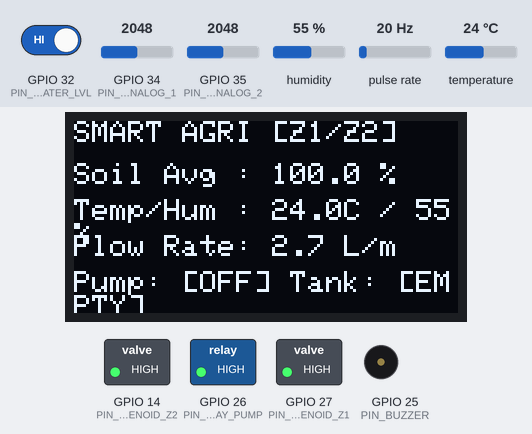
Bench run of a sketch on a simulated ESP32. Parts: 128×64 one-colour display, switched loads named in the sketch (green lamp = pin HIGH), buzzer (waves = sounding, pin HIGH). Wiring (inferred from the names in the program): pulse sensor: data GPIO 13. Inputs (shaded band) come from the test bench; at power-on: GPIO 32 (PIN_FLOAT_WATER_LVL) HIGH, GPIO 34 (PIN_SOIL_ANALOG_1) = 2048, pulse rate 20 Hz, GPIO 35 (PIN_SOIL_ANALOG_2) = 2048, humidity 55 %, temperature 24 °C. WiFi joins after 1.5 s; servers stay silent unless stated; the local clock reads 2024-03-15 10:24:30 at power-on unless the sketch sets it; EEPROM starts erased; no MQTT or app messages arrive unless stated; what the sketch prints to the serial monitor is not drawn.

Above: at 2.7 s.
2.8 s: GPIO 32 (PIN_FLOAT_WATER_LVL) driven LOW
At 5.9 s:
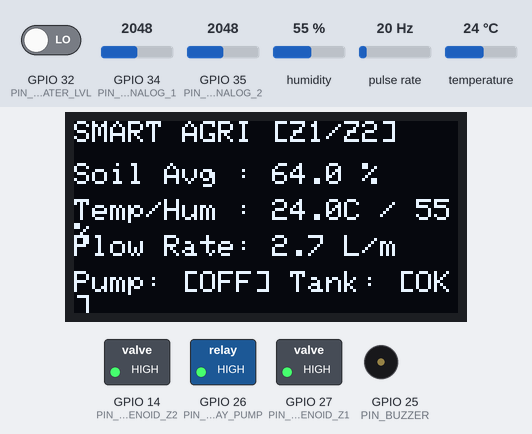
6.2 s: GPIO 34 (PIN_SOIL_ANALOG_1) set to 2905
At 8.7 s:
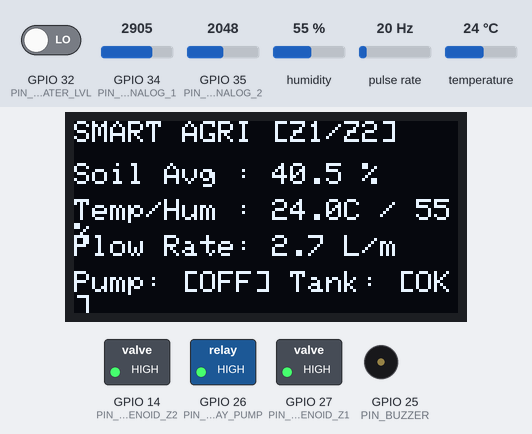
9.4 s: GPIO 34 (PIN_SOIL_ANALOG_1) set to 2948
At 17.2 s:
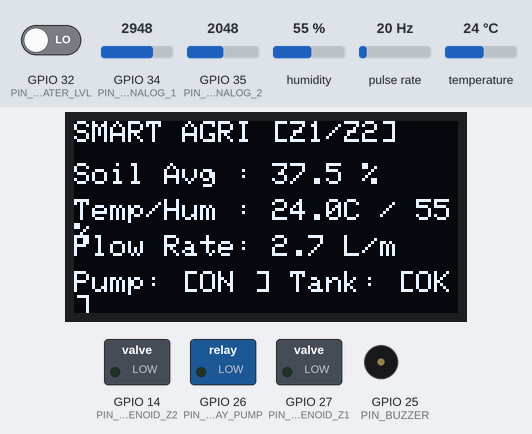
17.3 s: pulse rate (sensor on GPIO 13) set to 100 Hz
At 18.7 s:
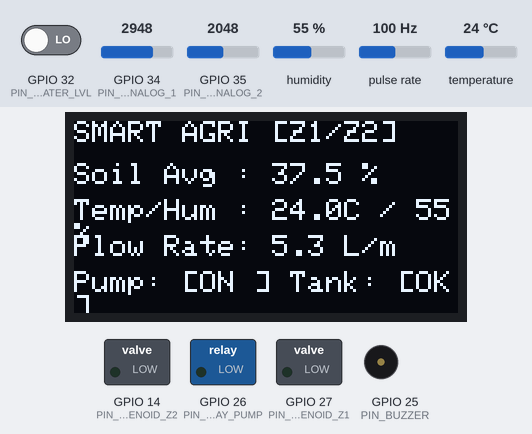
21.4 s: GPIO 34 (PIN_SOIL_ANALOG_1) set to 2054
At 22.9 s:
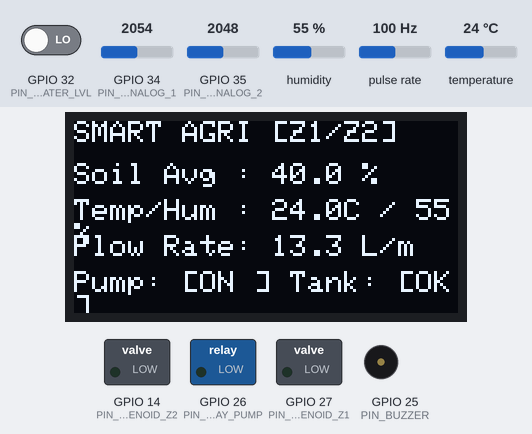
24.6 s: GPIO 34 (PIN_SOIL_ANALOG_1) set to 1954
At 26.6 s:
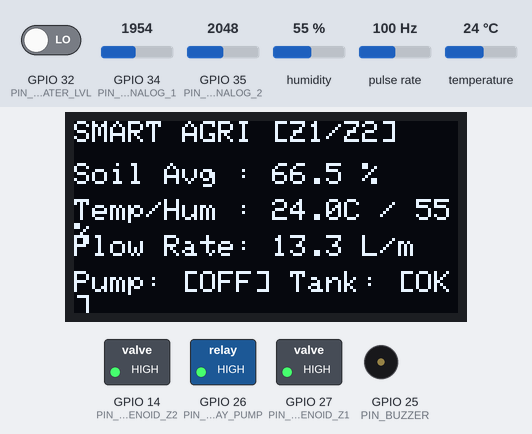
Timing chart, 0 to 27.2 s (numbered marks = the images above; inputs shaded):
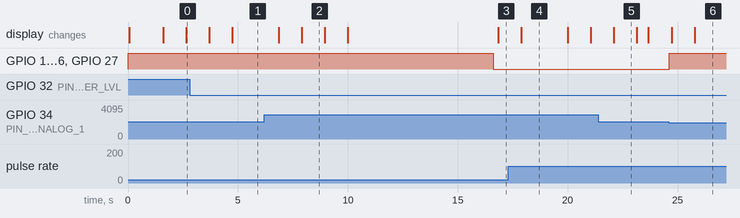

The sketch:

esp32-smart-agriculture-iot.ino
```cpp
// (licence header left out)
#include <WiFi.h>
#include <WiFiClient.h>
#include <PubSubClient.h>
#include <ArduinoJson.h>
#include <DHT.h>
#include <Wire.h>
#include <Adafruit_GFX.h>
#include <Adafruit_SSD1306.h>
#include <Preferences.h>
#include <ArduinoOTA.h>
#include <time.h>

// --- PIN DEFINITIONS ---
#define PIN_SOIL_ANALOG_1 34 // Capacitive Moisture Sensor Zone 1
#define PIN_SOIL_ANALOG_2 35 // Capacitive Moisture Sensor Zone 2 (Redundancy)
#define PIN_DHT 4 // AM2302 (DHT22) Environment Sensor
#define PIN_RELAY_PUMP 26 // Main Submersible Pump Relay (Active LOW)
#define PIN_SOLENOID_Z1 27 // Solenoid Valve Zone 1
#define PIN_SOLENOID_Z2 14 // Solenoid Valve Zone 2
#define PIN_FLOW_SENSOR 13 // Water Flow Pulse Sensor (Hall Effect)
#define PIN_FLOAT_WATER_LVL 32 // Water Tank Low Float Switch (Emergency Cutoff)
#define PIN_BUZZER 25 // Alarm Piezo Buzzer
#define PIN_BTN_MANUAL 33 // Hardware Manual Pushbutton Override

#define OLED_SDA 21
#define OLED_SCL 22
#define SCREEN_WIDTH 128
#define SCREEN_HEIGHT 64
#define OLED_RESET -1

// --- CONSTANTS & CONFIGURATION ---
#define DHTTYPE DHT22
#define NTP_SERVER "pool.ntp.org"
#define GMT_OFFSET_SEC 25200 // UTC+7 (WIB)
#define DAYLIGHT_OFFSET_SEC 0

const char* DEFAULT_SSID = "YOUR_WIFI_SSID";
const char* DEFAULT_PASS = "YOUR_WIFI_PASSWORD";
const char* DEFAULT_MQTT_SERVER = "broker.hivemq.com";
const int DEFAULT_MQTT_PORT = 1883;
const char* MQTT_CLIENT_ID = "ESP32-Agri-Node01";
const char* TOPIC_TELEMETRY = "iot/agriculture/node_01/telemetry";
const char* TOPIC_STATUS = "iot/agriculture/node_01/status";
const char* TOPIC_COMMAND = "iot/agriculture/node_01/control";
const char* TOPIC_CONFIG = "iot/agriculture/node_01/config";

// --- DATA STRUCTURES ---
struct SensorData {
 float soilMoisture1;
 float soilMoisture2;
 float soilMoistureAvg;
 float temperature;
 float humidity;
 float heatIndex;
 float waterFlowRateLPM;
 float totalWaterUsedLiters;
 bool isTankEmpty;
 bool isPumpRunning;
 bool manualOverride;
 char timestamp[32];
};

struct SystemConfig {
 float dryCalibrationVal;
 float wetCalibrationVal;
 float moistureThresholdLow;
 float moistureThresholdHigh;
 int maxWateringDurationSec;
 int telemetryIntervalSec;
 bool autoIrrigationEnabled;
};

// --- GLOBAL OBJECTS ---
WiFiClient espClient;
PubSubClient mqttClient(espClient);
DHT dht(PIN_DHT, DHTTYPE);
Adafruit_SSD1306 display(SCREEN_WIDTH, SCREEN_HEIGHT, &Wire, OLED_RESET);
Preferences preferences;

QueueHandle_t sensorQueue;
SemaphoreHandle_t configMutex;

volatile unsigned long pulseCount = 0;
unsigned long lastFlowCalculation = 0;
SensorData currentMetrics;
SystemConfig activeConfig;

// Simple 1D Kalman Filter for Analog Soil Sensor Noise Reduction
class KalmanFilter {
private:
 float err_measure;
 float err_estimate;
 float q;
 float current_estimate;
 float last_estimate;
 float kalman_gain;
public:
 KalmanFilter(float mea_e, float est_e, float q_val) {
 err_measure = mea_e;
 err_estimate = est_e;
 q = q_val;
 current_estimate = 0.0;
 last_estimate = 0.0;
 }
 float updateEstimate(float mea) {
 kalman_gain = err_estimate / (err_estimate + err_measure);
 current_estimate = last_estimate + kalman_gain * (mea - last_estimate);
 err_estimate = (1.0 - kalman_gain) * err_estimate + fabs(last_estimate - current_estimate) * q;
 last_estimate = current_estimate;
 return current_estimate;
 }
};

KalmanFilter kfSoil1(2.0, 2.0, 0.05);
KalmanFilter kfSoil2(2.0, 2.0, 0.05);

// --- INTERRUPT SERVICE ROUTINES ---
void IRAM_ATTR flowPulseISR() {
 pulseCount++;
}

// --- HARDWARE ACTUATION ---
void setPumpState(bool state) {
 if (state && currentMetrics.isTankEmpty) {
 Serial.println("[FAILSAFE ERROR] Cannot start pump: Water reservoir is EMPTY!");
 digitalWrite(PIN_RELAY_PUMP, HIGH); // OFF
 currentMetrics.isPumpRunning = false;
 digitalWrite(PIN_BUZZER, HIGH);
 delay(100);
 digitalWrite(PIN_BUZZER, LOW);
 return;
 }
 currentMetrics.isPumpRunning = state;
 digitalWrite(PIN_RELAY_PUMP, state ? LOW : HIGH);
 Serial.printf("[ACTUATOR] Main Irrigation Pump -> %s\n", state ? "ACTIVE (ON)" : "STANDBY (OFF)");
}

void setZoneValves(bool z1, bool z2) {
 digitalWrite(PIN_SOLENOID_Z1, z1 ? LOW : HIGH);
 digitalWrite(PIN_SOLENOID_Z2, z2 ? LOW : HIGH);
 Serial.printf("[ACTUATOR] Zone Valves updated -> Z1: %s | Z2: %s\n", z1 ? "OPEN" : "CLOSED", z2 ? "OPEN" : "CLOSED");
}

// --- STORAGE (NVS PREFERENCES) ---
void loadPersistentConfig() {
 preferences.begin("agri_cfg", false);
 activeConfig.dryCalibrationVal = preferences.getFloat("dry_val", 3150.0);
 activeConfig.wetCalibrationVal = preferences.getFloat("wet_val", 1450.0);
 activeConfig.moistureThresholdLow = preferences.getFloat("th_low", 38.0);
 activeConfig.moistureThresholdHigh = preferences.getFloat("th_high", 65.0);
 activeConfig.maxWateringDurationSec= preferences.getInt("max_sec", 120);
 activeConfig.telemetryIntervalSec = preferences.getInt("tel_sec", 10);
 activeConfig.autoIrrigationEnabled = preferences.getBool("auto_en", true);
 preferences.end();
 Serial.println("[NVS] Loaded active system thresholds from flash.");
}

void savePersistentConfig() {
 preferences.begin("agri_cfg", false);
 preferences.putFloat("dry_val", activeConfig.dryCalibrationVal);
 preferences.putFloat("wet_val", activeConfig.wetCalibrationVal);
 preferences.putFloat("th_low", activeConfig.moistureThresholdLow);
 preferences.putFloat("th_high", activeConfig.moistureThresholdHigh);
 preferences.putInt("max_sec", activeConfig.maxWateringDurationSec);
 preferences.putInt("tel_sec", activeConfig.telemetryIntervalSec);
 preferences.putBool("auto_en", activeConfig.autoIrrigationEnabled);
 preferences.end();
 Serial.println("[NVS] Saved configuration to non-volatile flash storage.");
}

// --- TIME & TIMESTAMP ---
void updateLocalTimestamp(char* buffer, size_t size) {
 struct tm timeinfo;
 if (!getLocalTime(&timeinfo)) {
 snprintf(buffer, size, "1970-01-01T00:00:00Z");
 return;
 }
 strftime(buffer, size, "%Y-%m-%dT%H:%M:%S", &timeinfo);
}

// --- MQTT COMMUNICATION ---
void mqttCallback(char* topic, byte* payload, unsigned int length) {
 String msg = "";
 for (unsigned int i = 0; i < length; i++) msg += (char)payload[i];
 Serial.printf("[MQTT RX] [%s] %s\n", topic, msg.c_str());

 StaticJsonDocument<512> doc;
 DeserializationError error = deserializeJson(doc, msg);

 if (String(topic) == TOPIC_COMMAND) {
 if (!error && doc.containsKey("pump")) {
 String state = doc["pump"].as<String>();
 if (state.equalsIgnoreCase("ON")) {
 currentMetrics.manualOverride = true;
 setZoneValves(true, true);
 setPumpState(true);
 } else if (state.equalsIgnoreCase("OFF")) {
 currentMetrics.manualOverride = false;
 setPumpState(false);
 setZoneValves(false, false);
 }
 }
 } else if (String(topic) == TOPIC_CONFIG && !error) {
 if (xSemaphoreTake(configMutex, pdMS_TO_TICKS(100))) {
 if (doc.containsKey("th_low")) activeConfig.moistureThresholdLow = doc["th_low"];
 if (doc.containsKey("th_high")) activeConfig.moistureThresholdHigh = doc["th_high"];
 if (doc.containsKey("auto_en")) activeConfig.autoIrrigationEnabled = doc["auto_en"];
 savePersistentConfig();
 xSemaphoreGive(configMutex);
 }
 }
}

void reconnectMQTT() {
 static unsigned long lastMqttRetry = 0;
 if (!mqttClient.connected() && (millis() - lastMqttRetry > 5000)) {
 lastMqttRetry = millis();
 Serial.print("[MQTT] Connecting to broker...");
 // Last Will & Testament (LWT) for offline detection
 if (mqttClient.connect(MQTT_CLIENT_ID, TOPIC_STATUS, 1, true, "{\"status\":\"OFFLINE\"}")) {
 Serial.println(" CONNECTED!");
 mqttClient.publish(TOPIC_STATUS, "{\"status\":\"ONLINE\"}", true);
 mqttClient.subscribe(TOPIC_COMMAND);
 mqttClient.subscribe(TOPIC_CONFIG);
 } else {
 Serial.printf(" FAILED (rc=%d)\n", mqttClient.state());
 }
 }
}

// --- FREERTOS TASK 1: SENSOR ACQUISITION & WATER IRRIGATION LOGIC (CORE 1) ---
void TaskSensorIrrigation(void *pvParameters) {
 TickType_t xLastWakeTime = xTaskGetTickCount();
 const TickType_t xFrequency = pdMS_TO_TICKS(1000); // 1 Hz execution

 unsigned long pumpStartTime = 0;

 for (;;) {
 vTaskDelayUntil(&xLastWakeTime, xFrequency);

 // 1. Raw Read Soil Moisture with Oversampling (16 samples per sensor)
 long raw1 = 0, raw2 = 0;
 for (int i = 0; i < 16; i++) {
 raw1 += analogRead(PIN_SOIL_ANALOG_1);
 raw2 += analogRead(PIN_SOIL_ANALOG_2);
 delayMicroseconds(250);
 }
 raw1 /= 16; raw2 /= 16;

 // Apply Kalman filter
 float kfRaw1 = kfSoil1.updateEstimate((float)raw1);
 float kfRaw2 = kfSoil2.updateEstimate((float)raw2);

 float p1 = map(kfRaw1, activeConfig.dryCalibrationVal, activeConfig.wetCalibrationVal, 0, 100);
 float p2 = map(kfRaw2, activeConfig.dryCalibrationVal, activeConfig.wetCalibrationVal, 0, 100);
 currentMetrics.soilMoisture1 = constrain(p1, 0.0, 100.0);
 currentMetrics.soilMoisture2 = constrain(p2, 0.0, 100.0);
 currentMetrics.soilMoistureAvg = (currentMetrics.soilMoisture1 + currentMetrics.soilMoisture2) / 2.0;

 // 2. Read Environment DHT22
 float t = dht.readTemperature();
 float h = dht.readHumidity();
 if (!isnan(t) && !isnan(h)) {
 currentMetrics.temperature = t;
 currentMetrics.humidity = h;
 currentMetrics.heatIndex = dht.computeHeatIndex(t, h, false);
 }

 // 3. Reservoir Level Float Switch
 currentMetrics.isTankEmpty = (digitalRead(PIN_FLOAT_WATER_LVL) == HIGH);

 // 4. Calculate Flow Rate (Liters/minute)
 unsigned long now = millis();
 if (now - lastFlowCalculation >= 1000) {
 float dt = (now - lastFlowCalculation) / 1000.0;
 currentMetrics.waterFlowRateLPM = (pulseCount / 7.5) / dt; // 7.5 pulses per liter
 currentMetrics.totalWaterUsedLiters += (pulseCount / 450.0);
 pulseCount = 0;
 lastFlowCalculation = now;
 }

 // 5. Closed-loop Automated Irrigation State Machine
 if (xSemaphoreTake(configMutex, pdMS_TO_TICKS(10))) {
 if (activeConfig.autoIrrigationEnabled && !currentMetrics.manualOverride) {
 if (currentMetrics.soilMoistureAvg < activeConfig.moistureThresholdLow && !currentMetrics.isPumpRunning) {
 if (!currentMetrics.isTankEmpty) {
 Serial.println("[AUTO] Soil moisture critically low. Starting irrigation cycle...");
 setZoneValves(true, true);
 setPumpState(true);
 pumpStartTime = millis();
 }
 } else if (currentMetrics.isPumpRunning) {
 // Stop conditions: Soil saturated OR max safety timeout reached OR reservoir empty
 bool isSaturated = currentMetrics.soilMoistureAvg >= activeConfig.moistureThresholdHigh;
 bool isTimedOut = (millis() - pumpStartTime) >= ((unsigned long)activeConfig.maxWateringDurationSec * 1000);

 if (isSaturated || isTimedOut || currentMetrics.isTankEmpty) {
 Serial.printf("[AUTO] Stopping pump: Saturated=%d, TimedOut=%d, TankEmpty=%d\n", isSaturated, isTimedOut, currentMetrics.isTankEmpty);
 setPumpState(false);
 setZoneValves(false, false);
 }
 }
 }
 xSemaphoreGive(configMutex);
 }

 updateLocalTimestamp(currentMetrics.timestamp, sizeof(currentMetrics.timestamp));
 }
}

// --- FREERTOS TASK 2: TELEMETRY & NETWORK DISPATCHER (CORE 0) ---
void TaskNetworkTelemetry(void *pvParameters) {
 unsigned long lastTelemetryPublish = 0;

 for (;;) {
 if (WiFi.status() == WL_CONNECTED) {
 reconnectMQTT();
 mqttClient.loop();
 ArduinoOTA.handle();

 unsigned long now = millis();
 if (now - lastTelemetryPublish >= ((unsigned long)activeConfig.telemetryIntervalSec * 1000)) {
 lastTelemetryPublish = now;

 StaticJsonDocument<512> payload;
 payload["device_id"] = MQTT_CLIENT_ID;
 payload["timestamp"] = currentMetrics.timestamp;
 payload["temperature"] = serialized(String(currentMetrics.temperature, 2));
 payload["humidity"] = serialized(String(currentMetrics.humidity, 2));
 payload["heat_index"] = serialized(String(currentMetrics.heatIndex, 2));
 payload["soil_z1"] = serialized(String(currentMetrics.soilMoisture1, 1));
 payload["soil_z2"] = serialized(String(currentMetrics.soilMoisture2, 1));
 payload["soil_avg"] = serialized(String(currentMetrics.soilMoistureAvg, 1));
 payload["flow_lpm"] = serialized(String(currentMetrics.waterFlowRateLPM, 2));
 payload["total_liters"] = serialized(String(currentMetrics.totalWaterUsedLiters, 2));
 payload["pump_active"] = currentMetrics.isPumpRunning;
 payload["tank_empty"] = currentMetrics.isTankEmpty;
 payload["mode"] = activeConfig.autoIrrigationEnabled ? "AUTO" : "MANUAL";
 payload["wifi_rssi"] = WiFi.RSSI();
 payload["free_heap"] = ESP.getFreeHeap();

 char buffer[512];
 serializeJson(payload, buffer);
 mqttClient.publish(TOPIC_TELEMETRY, buffer);
 Serial.printf("[TELEMETRY TX] %s\n", buffer);
 }
 }
 vTaskDelay(pdMS_TO_TICKS(100));
 }
}

// --- OLED DISPLAY RENDERER ---
void updateOLEDDisplay() {
 display.clearDisplay();
 display.setTextSize(1);
 display.setTextColor(SSD1306_WHITE);

 display.setCursor(0, 0);
 display.printf("SMART AGRI [Z1/Z2]");

 display.setCursor(0, 14);
 display.printf("Soil Avg : %.1f %%", currentMetrics.soilMoistureAvg);
 display.setCursor(0, 26);
 display.printf("Temp/Hum : %.1fC / %.0f%%", currentMetrics.temperature, currentMetrics.humidity);
 display.setCursor(0, 38);
 display.printf("Flow Rate: %.1f L/m", currentMetrics.waterFlowRateLPM);
 display.setCursor(0, 50);
 display.printf("Pump: [%s] Tank: [%s]", currentMetrics.isPumpRunning ? "ON " : "OFF", currentMetrics.isTankEmpty ? "EMPTY" : "OK");

 display.display();
}

void setup() {
 Serial.begin(115200);
 Serial.println("\n=======================================================");
 Serial.println(" ESP32 Enterprise Smart Agriculture Node ");
 Serial.println("=======================================================");

 pinMode(PIN_RELAY_PUMP, OUTPUT);
 pinMode(PIN_SOLENOID_Z1, OUTPUT);
 pinMode(PIN_SOLENOID_Z2, OUTPUT);
 pinMode(PIN_BUZZER, OUTPUT);
 pinMode(PIN_FLOAT_WATER_LVL, INPUT_PULLUP);
 pinMode(PIN_FLOW_SENSOR, INPUT_PULLUP);
 pinMode(PIN_BTN_MANUAL, INPUT_PULLUP);

 digitalWrite(PIN_RELAY_PUMP, HIGH); // Relays OFF (Active LOW)
 digitalWrite(PIN_SOLENOID_Z1, HIGH);
 digitalWrite(PIN_SOLENOID_Z2, HIGH);
 digitalWrite(PIN_BUZZER, LOW);

 attachInterrupt(digitalPinToInterrupt(PIN_FLOW_SENSOR), flowPulseISR, RISING);

 Wire.begin(OLED_SDA, OLED_SCL);
 if (!display.begin(SSD1306_SWITCHCAPVCC, 0x3C)) {
 Serial.println("[WARN] SSD1306 OLED initialization failed.");
 }
 display.clearDisplay();
 display.setCursor(10, 25);
 display.setTextSize(1);
 display.setTextColor(SSD1306_WHITE);
 display.println("SMART AGRI Boot...");
 display.display();

 dht.begin();
 loadPersistentConfig();
 configMutex = xSemaphoreCreateMutex();

 // Wi-Fi Connection
 WiFi.mode(WIFI_STA);
 WiFi.begin(DEFAULT_SSID, DEFAULT_PASS);
 Serial.print("[WIFI] Connecting");
 int retry = 0;
 while (WiFi.status() != WL_CONNECTED && retry < 20) {
 delay(500);
 Serial.print(".");
 retry++;
 }
 if (WiFi.status() == WL_CONNECTED) {
 Serial.printf("\n[WIFI] Connected! IP: %s\n", WiFi.localIP().toString().c_str());
 configTime(GMT_OFFSET_SEC, DAYLIGHT_OFFSET_SEC, NTP_SERVER);
 ArduinoOTA.setHostname("esp32-agri");
 ArduinoOTA.begin();
 } else {
 Serial.println("\n[WIFI] Offline mode active. Running autonomous localized irrigation.");
 }

 mqttClient.setServer(DEFAULT_MQTT_SERVER, DEFAULT_MQTT_PORT);
 mqttClient.setCallback(mqttCallback);
 mqttClient.setBufferSize(512);

 // Create FreeRTOS Tasks pinned to separate cores
 xTaskCreatePinnedToCore(TaskSensorIrrigation, "SensorIrrigationTask", 4096, NULL, 2, NULL, 1); // Core 1
 xTaskCreatePinnedToCore(TaskNetworkTelemetry, "NetworkTelemetryTask", 4096, NULL, 1, NULL, 0); // Core 0

 Serial.println("[SYSTEM] Multi-Core FreeRTOS scheduling initiated successfully.");
}

void loop() {
 // Main loop handles UI rendering and local hardware watchdog
 updateOLEDDisplay();
 delay(500);
}
```

Measured:
- the behaviour switches between 2947 and 2948 on GPIO 34 (PIN_SOIL_ANALOG_1) (found by bisection; images 2 and 3)
- the behaviour switches between 2029 and 2028 on GPIO 34 (PIN_SOIL_ANALOG_1) (found by bisection; images 5 and 6)
- after the input at 2.8 s, the display: first changes after 0.90 s (image 1 shows a later state)
- after the input at 6.2 s, the display: first changes after 0.65 s (image 2 shows a later state)
- after the input at 9.4 s, GPIO 14 (PIN_SOLENOID_Z2), GPIO 26 (PIN_RELAY_PUMP), GPIO 27 (PIN_SOLENOID_Z1): HIGH → LOW after 7.2 s; the display: first changes after 0.61 s (image 3 shows a later state)
- after the input at 17.3 s, the display: changes after 0.59 s (image 4)
- after the input at 21.4 s, the display: changes after 0.70 s (image 5)
- after the input at 24.6 s, GPIO 14 (PIN_SOLENOID_Z2), GPIO 26 (PIN_RELAY_PUMP), GPIO 27 (PIN_SOLENOID_Z1): LOW → HIGH at once; the display: first changes after 0.12 s (image 6 shows a later state)
